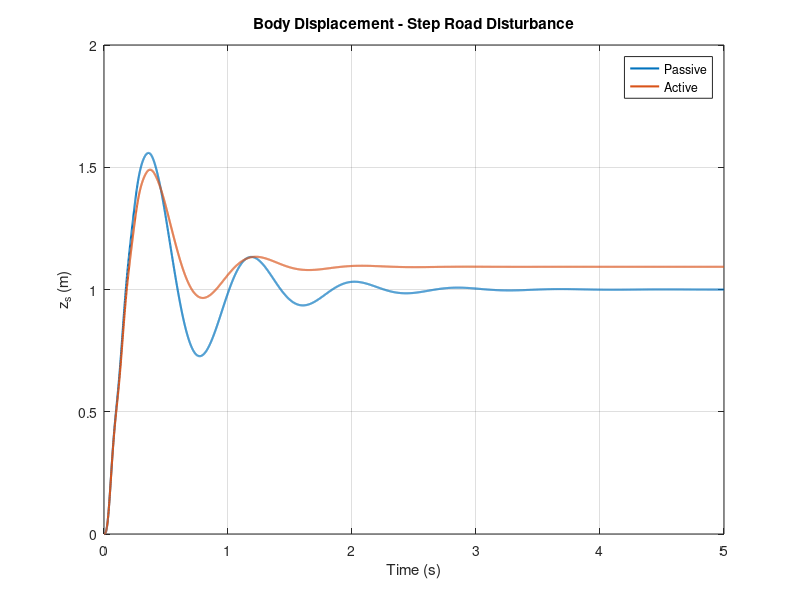
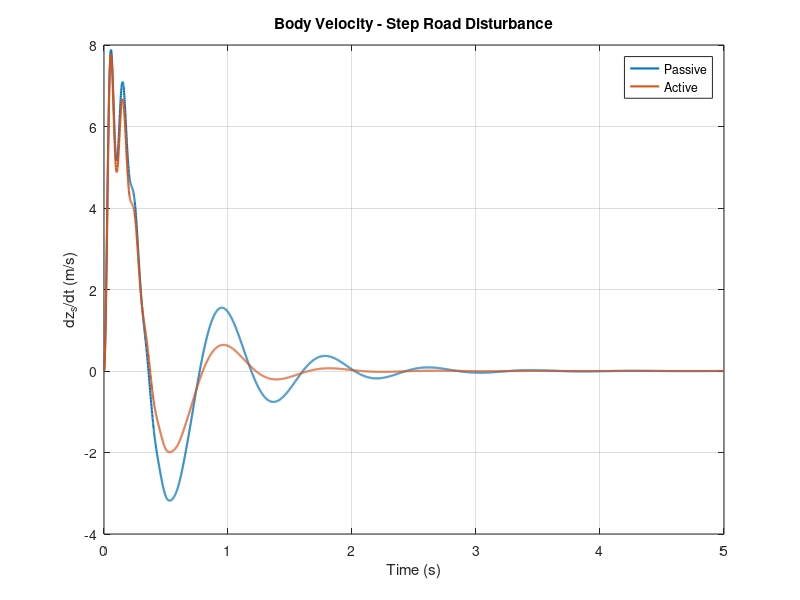
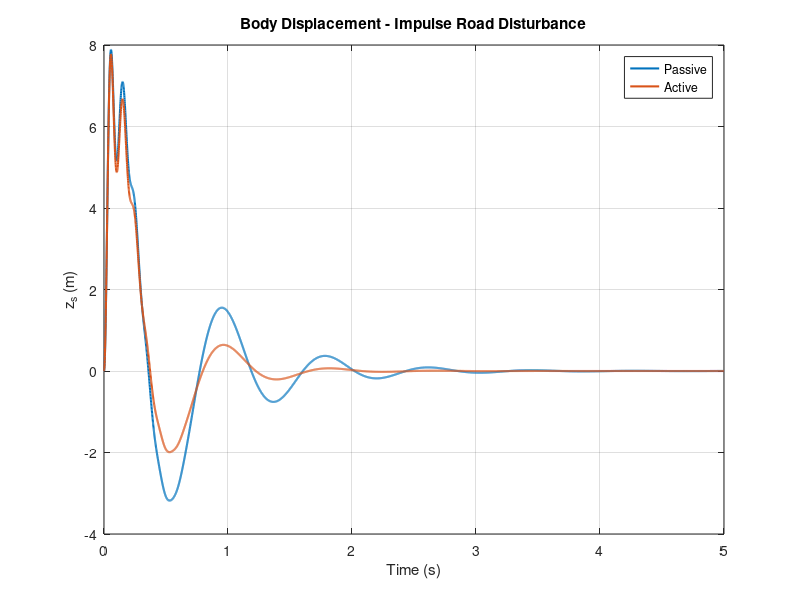
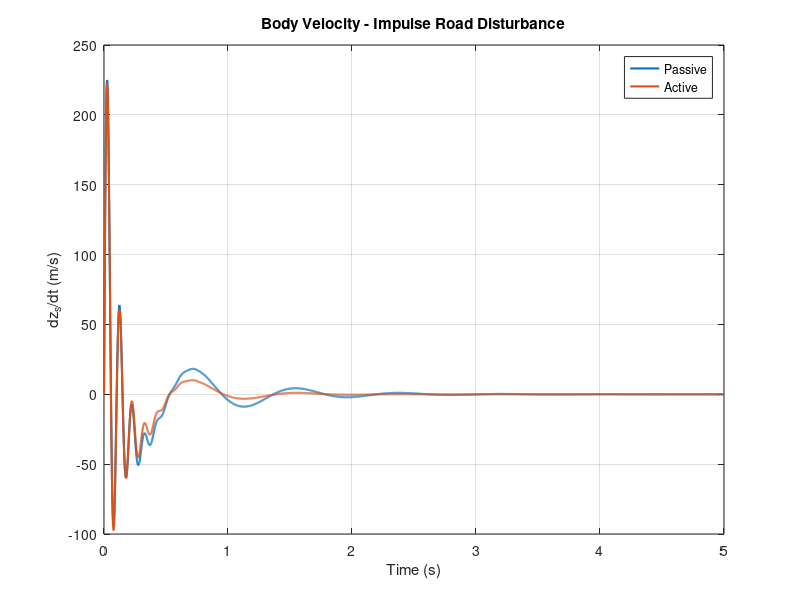

The MATLAB source for these figures, in order: (Note: this script raises an error after producing the figures.)
clc;
clear;
close all;

%% Quarter-Car Parameters

ms = 250;          % Sprung mass (kg)
mu = 50;           % Unsprung mass (kg)

ks = 16000;        % Suspension stiffness (N/m)
cs = 1000;         % Suspension damping (N*s/m)

kt = 190000;       % Tire stiffness (N/m)

%% State-Space Model

A = [0 1 0 0;
    -ks/ms -cs/ms ks/ms cs/ms;
     0 0 0 1;
     ks/mu cs/mu -(ks+kt)/mu -cs/mu];

Bu = [0;
      1/ms;
      0;
     -1/mu];

Br = [0;
      0;
      0;
      kt/mu];

C = eye(4);

D_control = zeros(4,1);
D_road    = zeros(4,1);

%% Open-Loop Analysis

disp('Open-loop poles:')
eig(A)

%% Controllability

Co = ctrb(A,Bu);

disp('Controllability rank:')
rank(Co)

%% Observability

Ob = obsv(A,C);

disp('Observability rank:')
rank(Ob)

%% LQR Design

Q = diag([1e5 1e4 10 10]);

R = 0.01;

K = lqr(A,Bu,Q,R)

%% Closed-Loop System

Acl = A - Bu*K;

disp('Closed-loop poles:')
eig(Acl)

%% Systems for Disturbance Rejection

sys_passive = ss(A,Br,C,D_road);

sys_active = ss(Acl,Br,C,D_road);

%% Simulation Time

t = 0:0.001:5;

%%%%%%%%%%%%%%%%%%%%%%%%%%%%%%%%%%%%%%%%%%%%%%%%%%%%%%%%%%
%% STEP ROAD DISTURBANCE
%%%%%%%%%%%%%%%%%%%%%%%%%%%%%%%%%%%%%%%%%%%%%%%%%%%%%%%%%%

[y_passive_step,t_step] = step(sys_passive,t);

[y_active_step,~] = step(sys_active,t);

%% Body Displacement

figure

plot(t_step,y_passive_step(:,1),'LineWidth',1.5)
hold on
plot(t_step,y_active_step(:,1),'LineWidth',1.5)

grid on

xlabel('Time (s)')
ylabel('z_s (m)')

legend('Passive','Active')

title('Body Displacement - Step Road Disturbance')

%% Body Velocity

figure

plot(t_step,y_passive_step(:,2),'LineWidth',1.5)
hold on
plot(t_step,y_active_step(:,2),'LineWidth',1.5)

grid on

xlabel('Time (s)')
ylabel('dz_s/dt (m/s)')

legend('Passive','Active')

title('Body Velocity - Step Road Disturbance')

%%%%%%%%%%%%%%%%%%%%%%%%%%%%%%%%%%%%%%%%%%%%%%%%%%%%%%%%%%
%% IMPULSE ROAD DISTURBANCE
%%%%%%%%%%%%%%%%%%%%%%%%%%%%%%%%%%%%%%%%%%%%%%%%%%%%%%%%%%

[y_passive_imp,t_imp,x_passive_imp] = impulse(sys_passive,t);

[y_active_imp,~,x_active_imp] = impulse(sys_active,t);

%% Body Displacement

figure

plot(t_imp,y_passive_imp(:,1),'LineWidth',1.5)
hold on
plot(t_imp,y_active_imp(:,1),'LineWidth',1.5)

grid on

xlabel('Time (s)')
ylabel('z_s (m)')

legend('Passive','Active')

title('Body Displacement - Impulse Road Disturbance')

%% Body Velocity

figure

plot(t_imp,y_passive_imp(:,2),'LineWidth',1.5)
hold on
plot(t_imp,y_active_imp(:,2),'LineWidth',1.5)

grid on

xlabel('Time (s)')
ylabel('dz_s/dt (m/s)')

legend('Passive','Active')

title('Body Velocity - Impulse Road Disturbance')

%%%%%%%%%%%%%%%%%%%%%%%%%%%%%%%%%%%%%%%%%%%%%%%%%%%%%%%%%%
%% INITIAL CONDITION RESPONSE
%%%%%%%%%%%%%%%%%%%%%%%%%%%%%%%%%%%%%%%%%%%%%%%%%%%%%%%%%%

x0 = [0.05;
      0;
      0;
      0];

sys_cl = ss(Acl,[],eye(4),[]);

[y_init,t_init,x_init] = initial(sys_cl,x0,t);

figure

subplot(4,1,1)
plot(t_init,x_init(:,1),'LineWidth',1.5)
grid on
ylabel('z_s')

subplot(4,1,2)
plot(t_init,x_init(:,2),'LineWidth',1.5)
grid on
ylabel('dz_s/dt')

subplot(4,1,3)
plot(t_init,x_init(:,3),'LineWidth',1.5)
grid on
ylabel('z_u')

subplot(4,1,4)
plot(t_init,x_init(:,4),'LineWidth',1.5)
grid on
ylabel('dz_u/dt')
xlabel('Time (s)')

sgtitle('Closed-Loop State Response')

%%%%%%%%%%%%%%%%%%%%%%%%%%%%%%%%%%%%%%%%%%%%%%%%%%%%%%%%%%
%% CONTROL FORCE
%%%%%%%%%%%%%%%%%%%%%%%%%%%%%%%%%%%%%%%%%%%%%%%%%%%%%%%%%%

u_control = -K*x_init';

figure

plot(t_init,u_control,'LineWidth',1.5)

grid on

xlabel('Time (s)')
ylabel('Actuator Force (N)')

title('LQR Control Force')

%%%%%%%%%%%%%%%%%%%%%%%%%%%%%%%%%%%%%%%%%%%%%%%%%%%%%%%%%%
%% BODY ACCELERATION COMPARISON
%%%%%%%%%%%%%%%%%%%%%%%%%%%%%%%%%%%%%%%%%%%%%%%%%%%%%%%%%%

zsdd_passive = ...
    -ks/ms*x_passive_imp(:,1) ...
    -cs/ms*x_passive_imp(:,2) ...
    +ks/ms*x_passive_imp(:,3) ...
    +cs/ms*x_passive_imp(:,4);

zsdd_active = ...
    -ks/ms*x_active_imp(:,1) ...
    -cs/ms*x_active_imp(:,2) ...
    +ks/ms*x_active_imp(:,3) ...
    +cs/ms*x_active_imp(:,4);

figure

plot(t_imp,zsdd_passive,'LineWidth',1.5)
hold on
plot(t_imp,zsdd_active,'LineWidth',1.5)

grid on

xlabel('Time (s)')
ylabel('Body Acceleration (m/s^2)')

legend('Passive','Active')

title('Ride Comfort Comparison')
